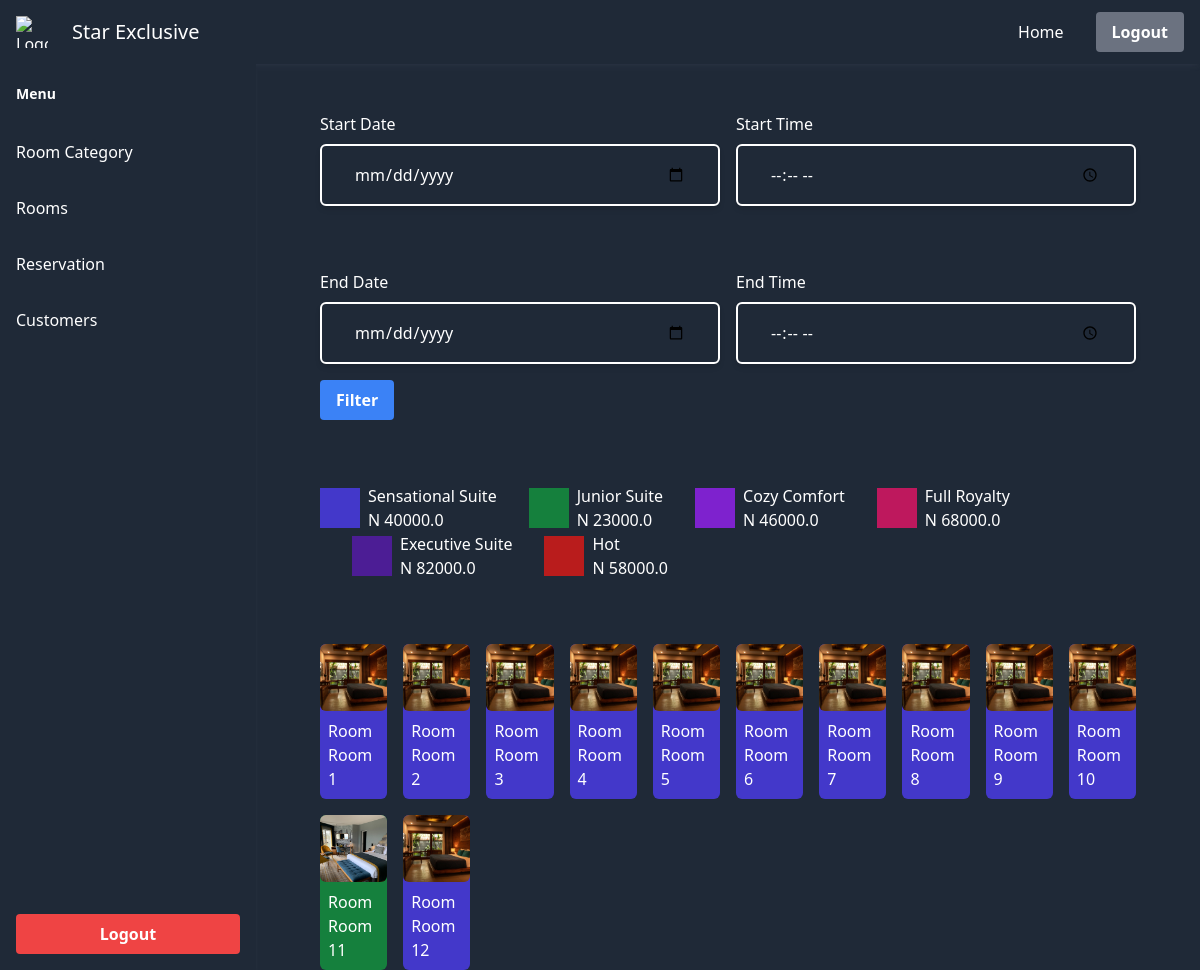
/rooms/, run on the app's committed database.
### management/models.py (models this page shows, shortened)
class RoomCategory(models.Model):
    price = models.FloatField()
    title = models.CharField(max_length=255)
    description = models.TextField(blank=True)
    cover = models.FileField(blank=True, upload_to="rooms")

class Room(models.Model):
    number = models.CharField(max_length=14, blank=True)
    category = models.ForeignKey(
        RoomCategory, related_name="rooms", on_delete=models.CASCADE
    )
    description = models.TextField(blank=True, null=True)
    unique = models.BooleanField(default=False)
    addon = models.JSONField(blank=True, default=dict)
    def __str__(self):
        if self.number:
            return f"Room {self.number}"
        return f"Room {self.pk}"

### hsr_admin/views.py (the view)
# urls.py: path("rooms/", views.room_list, name="room_list"),
def room_list(request: HttpRequest):
    form = RoomFilterForm(request.GET)
    if form.is_valid():
        data = form.cleaned_data
        start_date = parse_datetime(f"{data['start_date']} {data['start_time']}")
        end_date = parse_datetime(f"{data['end_date']} {data['end_time']}")
        rooms = RoomManager.taken_rooms(start_date=start_date, end_date=end_date)
    else:
        rooms = Room.objects.all()
    categories = RoomCategory.objects.all()
    colors = [
        "bg-red-700",
        "bg-indigo-700",
        "bg-green-700",
        "bg-purple-700",
        "bg-pink-700",
        "bg-violet-900",
        "bg-brown-700",
        "bg-slate-900",
    ]
    _colors = {}
    for cat in categories:
        _colors[cat.pk] = colors[cat.pk % len(categories)]
    return render(
        request,
        "hsr_admin/rooms.html",
        {
            "categories": categories,
            "rooms": rooms,
            "colors": _colors,
            "form": request.GET,
        },
    )

### hsr_admin/custom_filters.py (called while the page is built)
@register.filter
def get(d, key):
    return dict(d).get(key, "")

### hsr_admin/templates/hsr_admin/rooms.html (shortened to what this page needs)
{% extends 'hsr_admin/base.html' %}
 {% block body %}
<form action="" method="get">
  <div class="flex lg:px-16 flex-col px-4 space-y-4">
    <div class="flex flex-col lg:flex-row justify-center lg:space-x-4 my-4">
      <div class="flex flex-col w-full">
        <label class="pt-8 mb-2 block" for="">Start Date</label>
        <input
          class="bg-transparent border-white w-full shadow-md px-8 py-4 outline-none border-2 border-black/40 rounded-md hover:border-indigo-600"
          type="date"
          name="start_date"
          value="{{form.start_date}}"
        />
      </div>
      <div class="flex flex-col w-full">
        <label class="pt-8 mb-2 block" for="">Start Time</label>
        <input
          class="bg-transparent border-white w-full shadow-md px-8 py-4 outline-none border-2 border-black/40 rounded-md hover:border-indigo-600"
          type="time"
          name="start_time"
          value="{{form.start_time}}"
        />
      </div>
    </div>
    <div class="flex flex-col lg:flex-row justify-center lg:space-x-4 my-4">
      <div class="flex flex-col w-full">
        <label class="pt-8 mb-2 block" for="">End Date</label>
        <input
          class="bg-transparent border-white w-full shadow-md px-8 py-4 outline-none border-2 border-black/40 rounded-md hover:border-indigo-600"
          type="date"
          name="end_date"
          value="{{form.end_date}}"
        />
      </div>
      <div class="flex flex-col w-full">
        <label class="pt-8 mb-2 block" for="">End Time</label>
        <input
          class="bg-transparent border-white w-full shadow-md px-8 py-4 outline-none border-2 border-black/40 rounded-md hover:border-indigo-600"
          type="time"
          name="end_time",
          value="{{form.end_time}}"
        />
      </div>
    </div>
    <div class="my-6 block">
      <button
        class="bg-blue-500 hover:bg-blue-600 text-white font-semibold py-2 px-4 rounded"
      >
        Filter
      </button>
    </div>
  </div>
</form>
<div class="flex flex-wrap px-4 lg:px-16 mt-16 space-x-8">
  {% for category in categories %}
  <div class="flex flex-row space-x-2 items-center shrink-0">
    <div class="h-10 aspect-square {{colors|get:category.pk}}"></div>
    <div class="flex flex-col">
      <span>{{category.title }} </span>
      <span>N {{category.price }} </span>
    </div>
  </div>
  {% endfor %}
</div>
<div
  class="pt-16 px-4 lg:px-16 grid grid-cols-3 md:grid-cols-6 lg:grid-cols-10 gap-4"
>
  {% for room in rooms %}
  <a
  href="{% url 'hsr_admin:view_room' room.pk %}"
    room-id="{{room.id}}"
    room-category="{{room.category.id}}"
    class="room_item w-full {{colors|get:room.category.pk}} rounded-md"
  >
    <div
      class="relative overflow-hidden w-full aspect-square flex items-end justify-center py-4 px-1 rounded-md"
    >
      <img
        src="{{room.category.cover.url}}"
        class="absolute top-0 left-0 h-full w-full object-cover"
        alt=""
      />
    </div>
    <span class="block p-2">{{room}}</span>
</a>
  {% endfor %}
</div>
{% endblock body %}

### data on the page
RoomCategory: title "Sensational Suite", price "40000.0"
RoomCategory: title "Junior Suite", price "23000.0"
RoomCategory: title "Cozy Comfort", price "46000.0"
RoomCategory: title "Full Royalty", price "68000.0"
RoomCategory: title "Executive Suite", price "82000.0"
RoomCategory: title "Hot", price "58000.0"
Room: category.cover (picture), number "Room Room 1"
Room: category.cover (picture), number "Room Room 2"
Room: category.cover (picture), number "Room Room 3"
Room: category.cover (picture), number "Room Room 4"
Room: category.cover (picture), number "Room Room 5"
Room: category.cover (picture), number "Room Room 6"
Room: category.cover (picture), number "Room Room 7"
Room: category.cover (picture), number "Room Room 8"
Room: category.cover (picture), number "Room Room 9"
Room: category.cover (picture), number "Room Room 10"
Room: category.cover (picture), number "Room Room 11"
Room: category.cover (picture), number "Room Room 12"
